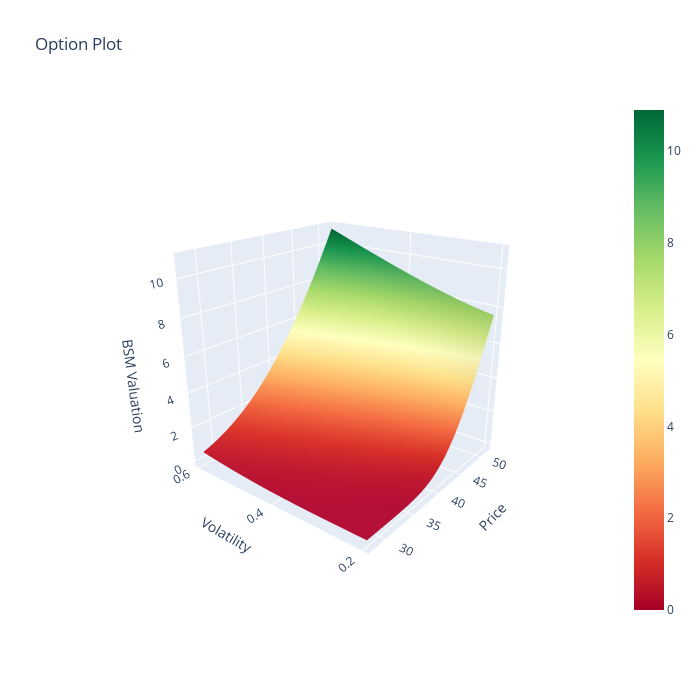

Notebook code cell kept with this figure:
### Code cell
import plotly.graph_objects as go

fig = go.Figure(data=[go.Surface(x=shock_grid.prices(), y=shock_grid.volatilities(), z=valuations, colorscale="rdylgn")])
fig.update_layout(title="Option Plot", width=700, height=700)
fig.update_scenes(xaxis_title_text='Price', yaxis_title_text='Volatility', zaxis_title_text='BSM Valuation')
fig.show()

### Figure 1 — Plotly figure (JSON) as saved in the notebook; plotly's stock layout.template omitted (floating-point values rounded to 4 significant figures; data arrays with more than 128 entries replaced by an {"elided": "..."} marker saying what was removed)
{"data": [{"colorscale": [[0, "rgb(165,0,38)"], [0.1, "rgb(215,48,39)"], [0.2, "rgb(244,109,67)"], [0.3, "rgb(253,174,97)"], [0.4, "rgb(254,224,139)"], [0.5, "rgb(255,255,191)"], [0.6, "rgb(217,239,139)"], [0.7, "rgb(166,217,106)"], [0.8, "rgb(102,189,99)"], [0.9, "rgb(26,152,80)"], [1, "rgb(0,104,55)"]], "type": "surface", "x": [28, 28.24, 28.48, 28.72, 28.96, 29.2, 29.44, 29.68, 29.92, 30.16, 30.4, 30.64, 30.88, 31.12, 31.36, 31.6, 31.84, 32.08, 32.32, 32.56, 32.8, 33.04, 33.28, 33.52, 33.76, 34, 34.24, 34.48, 34.72, 34.96, 35.2, 35.44, 35.68, 35.92, 36.16, 36.4, 36.64, 36.88, 37.12, 37.36, 37.6, 37.84, 38.08, 38.32, 38.56, 38.8, 39.04, 39.28, 39.52, 39.76, 40, 40.24, 40.48, 40.72, 40.96, 41.2, 41.44, 41.68, 41.92, 42.16, 42.4, 42.64, 42.88, 43.12, 43.36, 43.6, 43.84, 44.08, 44.32, 44.56, 44.8, 45.04, 45.28, 45.52, 45.76, 46, 46.24, 46.48, 46.72, 46.96, 47.2, 47.44, 47.68, 47.92, 48.16, 48.4, 48.64, 48.88, 49.12, 49.36, 49.6, 49.84, 50.08, 50.32, 50.56, 50.8, 51.04, 51.28, 51.52, 51.76], "y": [0.2, 0.204, 0.208, 0.212, 0.216, 0.22, 0.224, 0.228, 0.232, 0.236, 0.24, 0.244, 0.248, 0.252, 0.256, 0.26, 0.264, 0.268, 0.272, 0.276, 0.28, 0.284, 0.288, 0.292, 0.296, 0.3, 0.304, 0.308, 0.312, 0.316, 0.32, 0.324, 0.328, 0.332, 0.336, 0.34, 0.344, 0.348, 0.352, 0.356, 0.36, 0.364, 0.368, 0.372, 0.376, 0.38, 0.384, 0.388, 0.392, 0.396, 0.4, 0.404, 0.408, 0.412, 0.416, 0.42, 0.424, 0.428, 0.432, 0.436, 0.44, 0.444, 0.448, 0.452, 0.456, 0.46, 0.464, 0.468, 0.472, 0.476, 0.48, 0.484, 0.488, 0.492, 0.496, 0.5, 0.504, 0.508, 0.512, 0.516, 0.52, 0.524, 0.528, 0.532, 0.536, 0.54, 0.544, 0.548, 0.552, 0.556, 0.56, 0.564, 0.568, 0.572, 0.576, 0.58, 0.584, 0.588, 0.592, 0.596], "z": {"elided": "100x100 float values"}}], "layout": {"height": 700, "scene": {"aspectmode": "auto", "aspectratio": {"x": 1, "y": 1, "z": 1}, "camera": {"center": {"x": 0, "y": 0, "z": 0}, "eye": {"x": -2.05, "y": -1.621, "z": 1.038}, "projection": {"type": "perspective"}, "up": {"x": 0, "y": 0, "z": 1}}, "xaxis": {"title": {"text": "Price"}, "type": "linear"}, "yaxis": {"title": {"text": "Volatility"}, "type": "linear"}, "zaxis": {"title": {"text": "BSM Valuation"}, "type": "linear"}}, "title": {"text": "Option Plot"}, "width": 700}}
